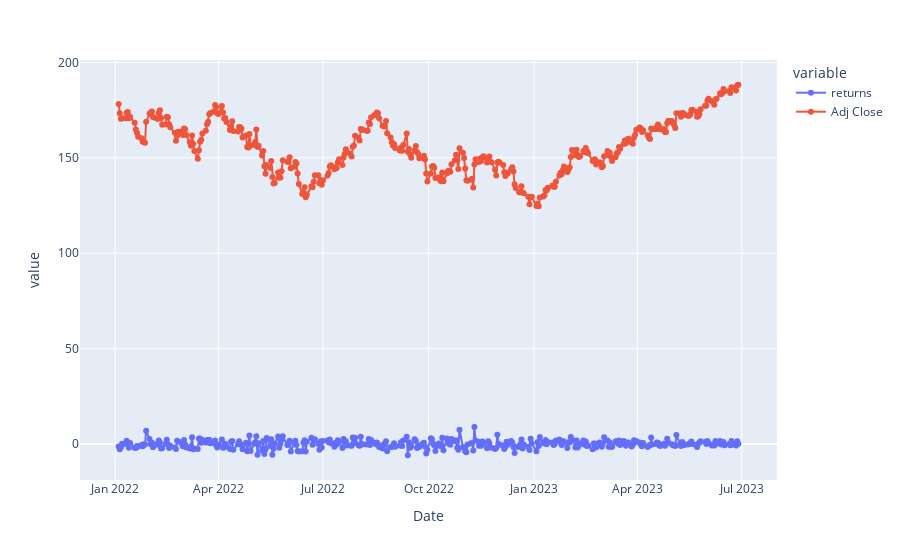

The code cell stored with this chart in its notebook:
### Code cell
import pandas as pd 
import numpy as np 
import yfinance as yf 
from arch import arch_model
import plotly.express as px


aapl_data = pd.DataFrame(yf.download('AAPL','2022-01-01'))

aapl_data['returns'] = 100 * aapl_data['Adj Close'].pct_change()
aapl_data.dropna(inplace =True, how = 'any')

fig = px.line(aapl_data[['returns','Adj Close']], markers=True)
fig.show()

### Figure 1 — Plotly figure (JSON) as saved in the notebook; plotly's stock layout.template omitted (floating-point values rounded to 4 significant figures; data arrays with more than 128 entries replaced by an {"elided": "..."} marker saying what was removed)
{"data": [{"hovertemplate": "variable=returns<br>Date=%{x}<br>value=%{y}<extra></extra>", "legendgroup": "returns", "line": {"color": "#636efa", "dash": "solid"}, "marker": {"symbol": "circle"}, "mode": "lines+markers", "name": "returns", "orientation": "v", "showlegend": true, "type": "scatter", "x": {"elided": "372 str values"}, "xaxis": "x", "y": {"elided": "372 float values"}, "yaxis": "y"}, {"hovertemplate": "variable=Adj Close<br>Date=%{x}<br>value=%{y}<extra></extra>", "legendgroup": "Adj Close", "line": {"color": "#EF553B", "dash": "solid"}, "marker": {"symbol": "circle"}, "mode": "lines+markers", "name": "Adj Close", "orientation": "v", "showlegend": true, "type": "scatter", "x": {"elided": "372 str values"}, "xaxis": "x", "y": {"elided": "372 float values"}, "yaxis": "y"}], "layout": {"autosize": true, "legend": {"title": {"text": "variable"}, "tracegroupgap": 0}, "margin": {"t": 60}, "xaxis": {"anchor": "y", "autorange": true, "domain": [0, 1], "range": ["2021-12-01 12:51:32.8406", "2023-07-31 11:08:27.1594"], "title": {"text": "Date"}, "type": "date"}, "yaxis": {"anchor": "x", "autorange": true, "domain": [0, 1], "range": [-20.9, 203.3], "title": {"text": "value"}, "type": "linear"}}}
